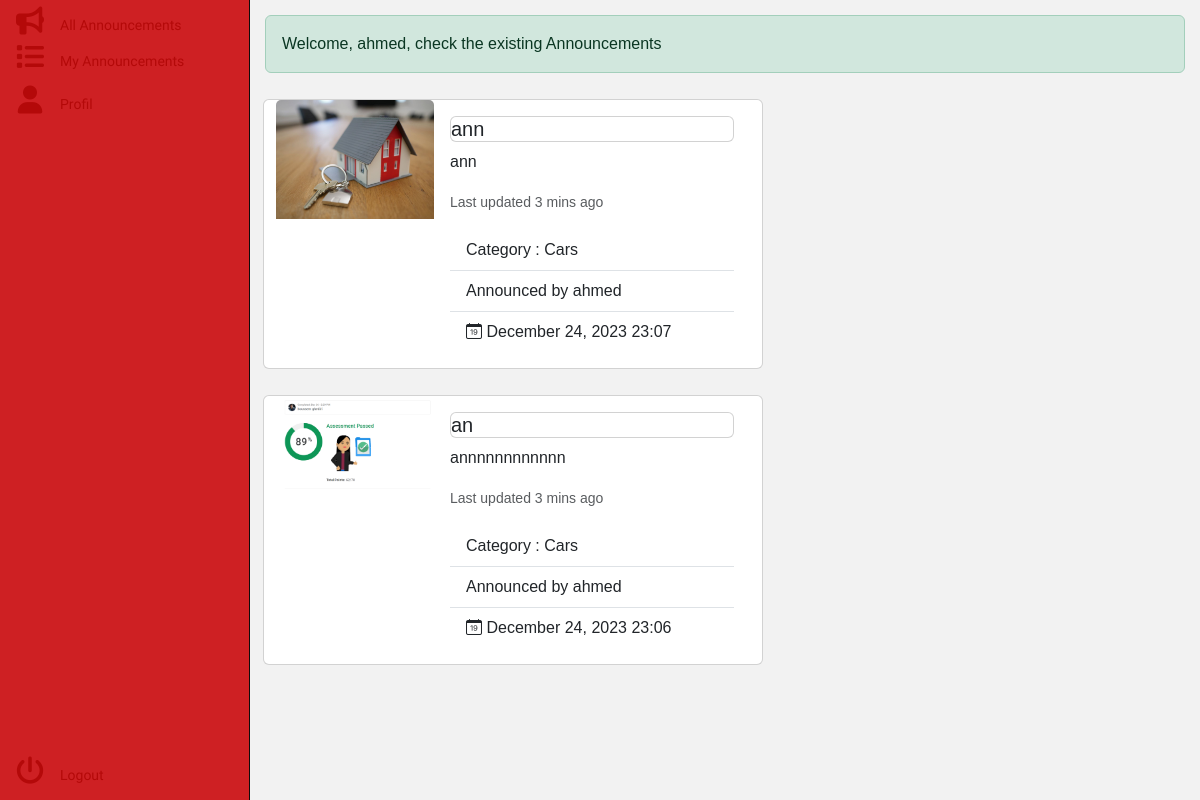
Page /anouncement/ (signed in) on the earlier database version.
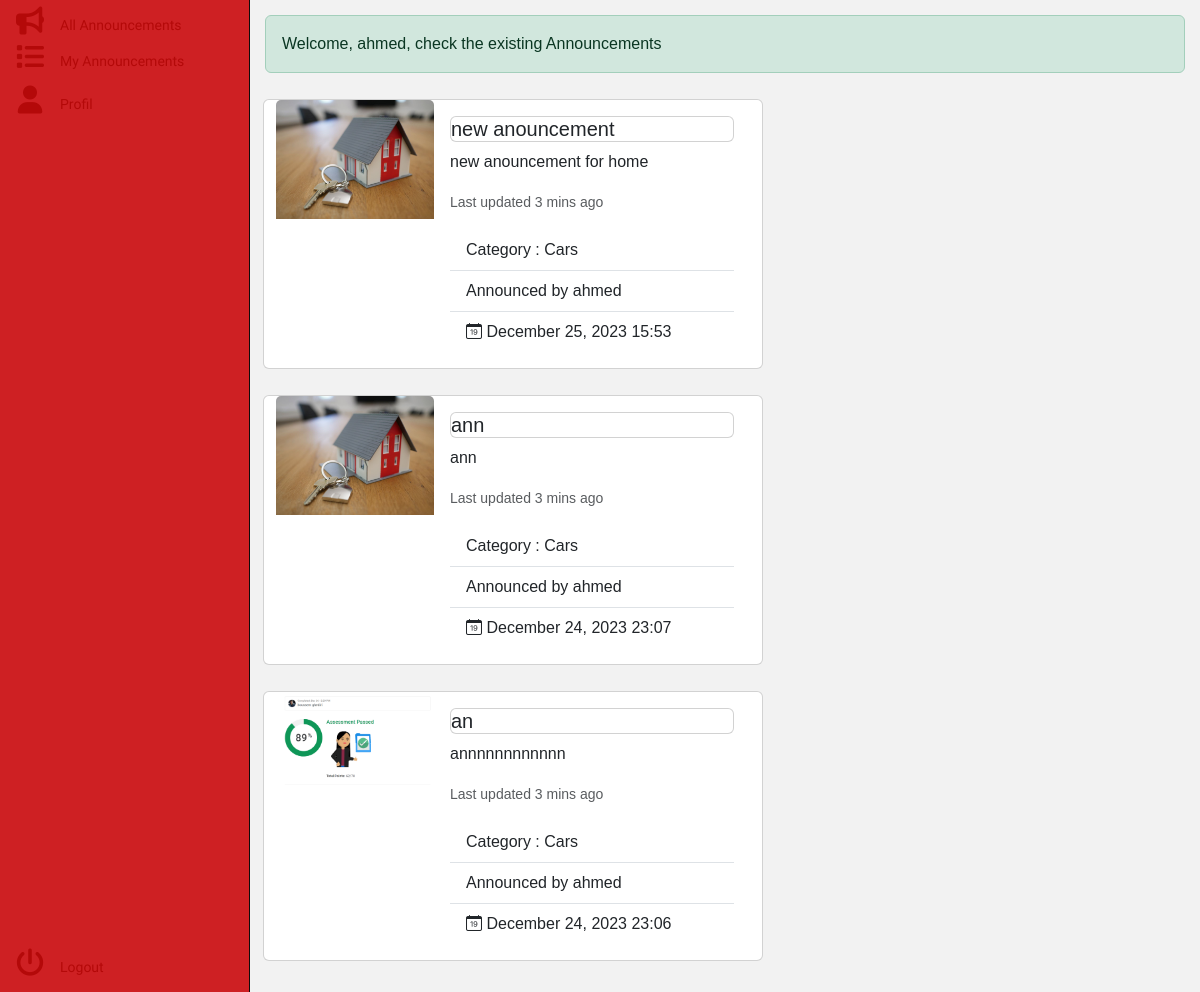
Same page on the later database version.
### anouncement/models.py (models this page shows, shortened)
class Announcement(models.Model):
    title = models.CharField(max_length=255)
    content = models.TextField()
    image=models.ImageField(default="https://media.istockphoto.com/id/1344512181/vector/icon-red-loudspeaker.jpg?s=612x612&w=0&k=20&c=MSi3Z2La8OYjSY-pr0bB6f33NOuUKAQ_LBUooLhLQsk=")
    category = models.ForeignKey(Category, on_delete=models.CASCADE,related_name='announcements')
    user = models.ForeignKey(User, on_delete=models.CASCADE,related_name='announcements')
    status = models.IntegerField(
        choices=AnnouncementStatus.choices,
        default=AnnouncementStatus.PUBLISHED,
    )
    slug = models.SlugField(max_length=250, unique_for_date="created_at",default="houssam")
    created_at = models.DateTimeField(auto_now_add=True)
    updated_at = models.DateTimeField(auto_now=True)
    class PublishedAnouncementManager(models.Manager):
        def get_queryset(self):
            return super().get_queryset().filter(status=AnnouncementStatus.PUBLISHED, user__is_active=1)
    objects=models.Manager()
    published=PublishedAnouncementManager()
    class Meta:
        ordering = ['-created_at']
        indexes = [ models.Index(fields=['-created_at']),]

class Category(models.Model):
    title = models.CharField(max_length=255)

### anouncement/views.py (the view)
# urls.py: path("", views.announcement_list, name='anouncement_list'),
def announcement_list(request):
    categories=Category.objects.all()
    if request.user.is_authenticated:
        user_announcement_list = Announcement.published.all()
        connected_username = request.user.username
    else:
        user_announcement_list = None
    return render( request,"anouncement/list.html", {"announcementlist": user_announcement_list,"categories":categories,"userName":connected_username}
    )

### anouncement/templates/anouncement/list.html (shortened to what this page needs)
{% load static %}
<!DOCTYPE html>
<html>
  <head>
    {% load bootstrap5 %}
    {% bootstrap_css %}
    <link rel="stylesheet" type="text/css" href="{% static 'css/sidebar.css' %}">
    <link rel="stylesheet" type="text/css" href="{% static 'css/card.css' %}">
    <link rel="stylesheet" href="https://cdn.jsdelivr.net/npm/bootstrap-icons@1.19.0/font/bootstrap-icons.css">
    <link rel="stylesheet" href="https://cdnjs.cloudflare.com/ajax/libs/font-awesome/6.0.0/css/all.min.css">
  </head>
  <body>
    <div id="sidebar">
      {% include 'anouncement/includes/sidebar.html' %}
    </div>
    <div id="content">
      <div class="alert alert-success" role="alert">
        Welcome, {{ userName }}, check the existing Announcements
      </div>
      {% block content %}
        <div class="row">
          {% for item in announcementlist %}
          <div class="card mb-3" style="max-width: 500px; margin: 10px;" >
            <div class="row g-0">
              <div class="col-md-4">
                <img class="card-img-top" src="{% static 'images/' %}{{ item.image }}" alt="{{ item.title }}">
              </div>
              <div class="col-md-8">
                <div class="card-body">
                  <h5 class="card text">{{ item.title }}</h5>
                  <p class="card-text">{{ item.content }}</p>
                  <p class="card-text"><small class="text-muted">Last updated 3 mins ago</small></p>
                  <ul class="list-group list-group-flush">
                    <li class="list-group-item">Category : {{ item.category.title }}</li>
                    <li class="list-group-item">Announced by {{ item.user.username }}</li>
                    <li class="list-group-item"><i class="bi bi-calendar-date"></i> {{ item.created_at|date:"F j, Y H:i" }}</li>
                  </ul>
                </div>
              </div>
            </div>
          </div>
          {% endfor %}
        </div>
      {% endblock %}
    </div>
  </body>
</html>

Differences in the rows shown:
added Announcement: image (picture), title "new anouncement", content "new anouncement for home", category "Cars", user.username "ahmed", created_at "December 25, 2023 15:53"
